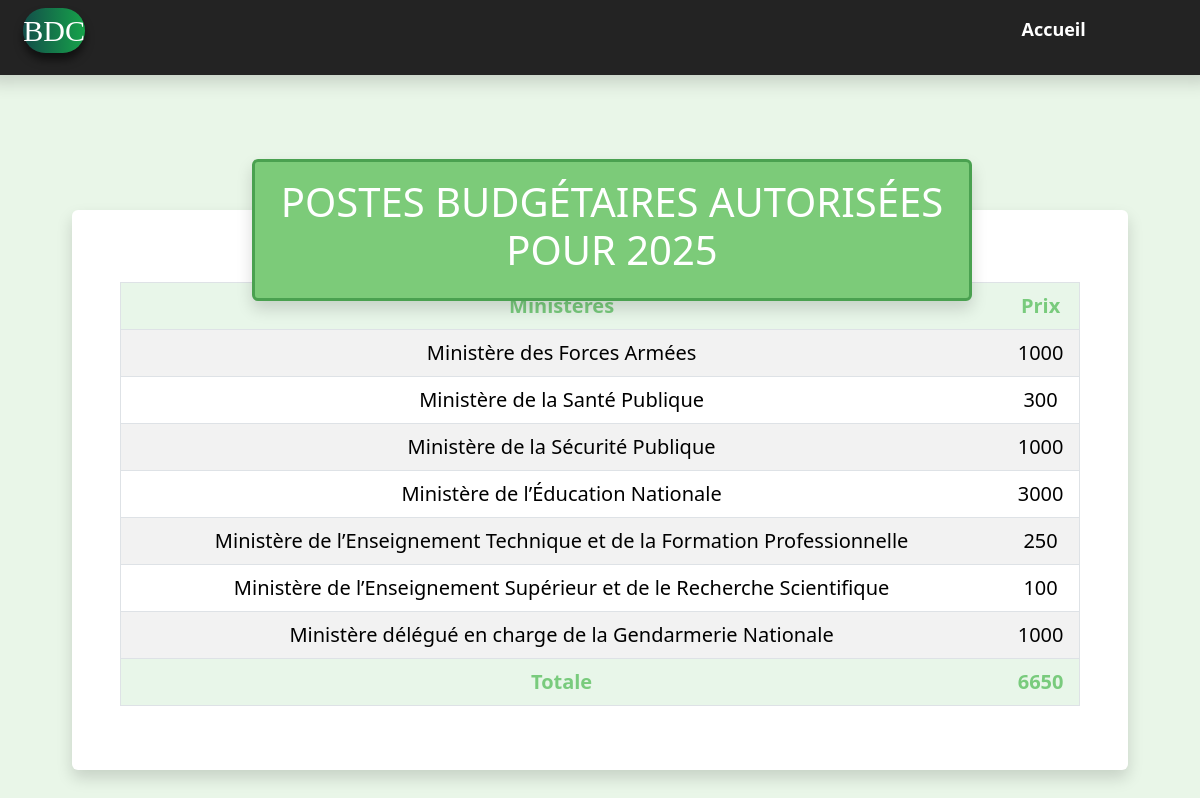
The app's page /pages/ministeres.php, older data.
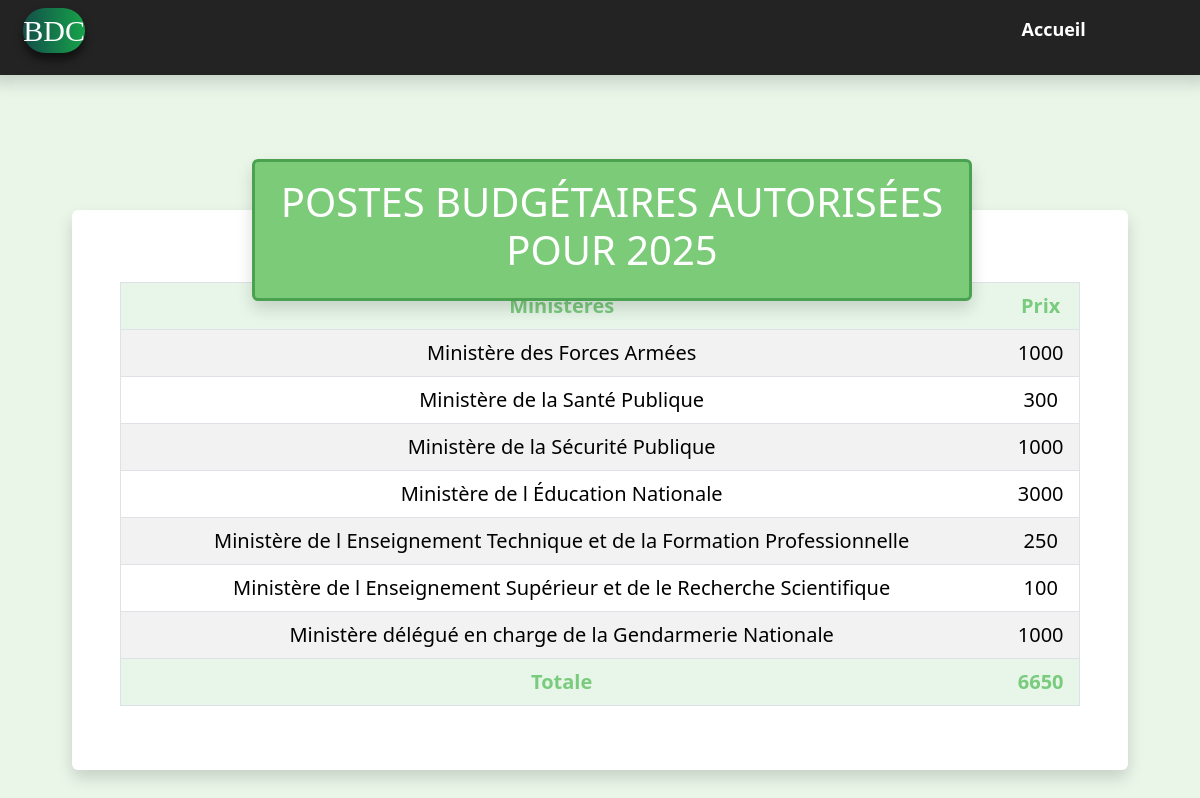
The same page, newer data.
### tables this page shows
create table tableau8b(
    Titre VARCHAR(100),
    prix INT
);

### inc/connecxon.php (called while the page is built, shortened)
<?php
function dbconnect()
{
    static $connect = null;
    if ($connect === null) {
        $connect = mysqli_connect('localhost','root','','BDC');
        mysqli_set_charset($connect, 'utf8mb4');
    }
    return $connect;
}
?>

### inc/fonction.php (called while the page is built, shortened)
<?php
    include('connecxon.php');
    function table_tab8b()
    {
        $sql ="SELECT * FROM tableau8b";
        $requet = mysqli_query(dbconnect(),$sql);
        $result = array();
        while($recettes_fiscales = mysqli_fetch_assoc($requet))
        {
            $result[] = $recettes_fiscales;
        }
        return $result;
    }
    function totale_tab8b()
    {
        $sql ="SELECT * FROM tableau8b";
        $requet = mysqli_query(dbconnect(),$sql);
        $result = 0;
        while($totale = mysqli_fetch_assoc($requet))
        {
            $result = $result + $totale['prix'];
        }
        return $result;
    }
?>

### pages/ministeres.php (the view, shortened to what this page needs)
<?php
    include('../inc/fonction.php');
    $ministeres = table_tab8b();
    $taille = 0;
    while (isset($ministeres[$taille]))
    {
        $taille++;
    }
    $totale_tab8b = totale_tab8b();
?>
<!DOCTYPE html>
<html lang="en">
<head>
    <link href="../assets/bootstrap/css/bootstrap.min.css" rel="stylesheet">
    <link rel="stylesheet" href="../assets/css/style.css">
</head>
<body>
    <?php include('header1.php') ?>
    <main class="m-4 p-4">
        <div class="p-4">
            <div class="titre_recette shadow rounded">
                <h1 class="text-center p-3 text-white">POSTES BUDGÉTAIRES AUTORISÉES POUR 2025</h1>
            </div>
            <div class="container contait_table_recette p-5 rounded shadow mb-4" style="font-size:20px;">
                <table  class="table table-striped table-hover text-center rounded border mt-4">
                    <thead>
                        <tr class="fw-bold">
                            <td style="background-color: #e8f6e9ff; color: #79cb7dff">Ministeres</td>
                            <td style="background-color: #e8f6e9ff; color: #79cb7dff">Prix</td>
                        </tr>
                    </thead>
                    <tbody>
                        <?php for($i = 0; $i < $taille; $i++) { ?>
                            <tr>
                                <td><?php echo $ministeres[$i]['Titre']?></td>
                                <td><?php echo $ministeres[$i]['prix']?></td>
                            </tr>
                        <?php } ?>
                    </tbody>
                    <tfoot>
                        <tr class="fw-bold">
                            <td style="background-color: #e8f6e9ff; color: #79cb7dff">Totale</td>
                            <td style="background-color: #e8f6e9ff; color: #79cb7dff"><?php echo $totale_tab8b?></td>
                        </tr>
                    </tfoot>
                </table>
            </div>
        </div>
    </main>
</body>
</html>

### pages/header1.php (shortened to what this page needs)
<!DOCTYPE html>
<html lang="en">
<head>
</head>
<body>
    <header class="mb-4">
        <nav class="header shadow row p-2">
            <div class="col-md-1">
                <div class="logo">BDC</div>
            </div>
            <div class="row col-md-11 text-center">
                <ul class="menu_horizontal">
                    <li class="li_hover p-2 fw-bold" style="margin-right:7%; font-size:18px;">
                        <a href="../index.php">Accueil</a>
                    </li>
                </ul>
            </div>
        </nav>
    </header>
</body>
</html>

### assets/css/style.css (style rules this page uses)
body { background-color: #e9f6e8; }
a { text-decoration: none; color: black; }
.header { background-color: #232323; }
.logo { background: linear-gradient(90deg, #134e4a, #16a34a); margin-left: 20%; box-shadow:0 7px 8px rgb(0 0 0 / 53%); font-size: 30px; text-align: center; font-family: 'Pacifico', cursive; border-radius: 40px; color: white; }
.menu_horizontal { list-style: none; display: flex; justify-content: end; gap: 20px; }
.li_hover a { color: white; }
li { list-style: none; }
.titre_recette { margin-top: 1%; position: absolute; width: 60%; margin-left: 15%; background-color: #7ccb79; border: 3px solid #4aa150; }
.contait_table_recette { margin-top: 6%; background-color: white; }

Row changes from the older to the newer data that the page shows:
removed tableau8b: Titre "Ministère de l’Éducation Nationale", prix "3000"
removed tableau8b: Titre "Ministère de l’Enseignement Technique et de la Formation Professionnelle", prix "250"
removed tableau8b: Titre "Ministère de l’Enseignement Supérieur et de le Recherche Scientifique", prix "100"
added tableau8b: Titre "Ministère de l Éducation Nationale", prix "3000"
added tableau8b: Titre "Ministère de l Enseignement Technique et de la Formation Professionnelle", prix "250"
added tableau8b: Titre "Ministère de l Enseignement Supérieur et de le Recherche Scientifique", prix "100"
